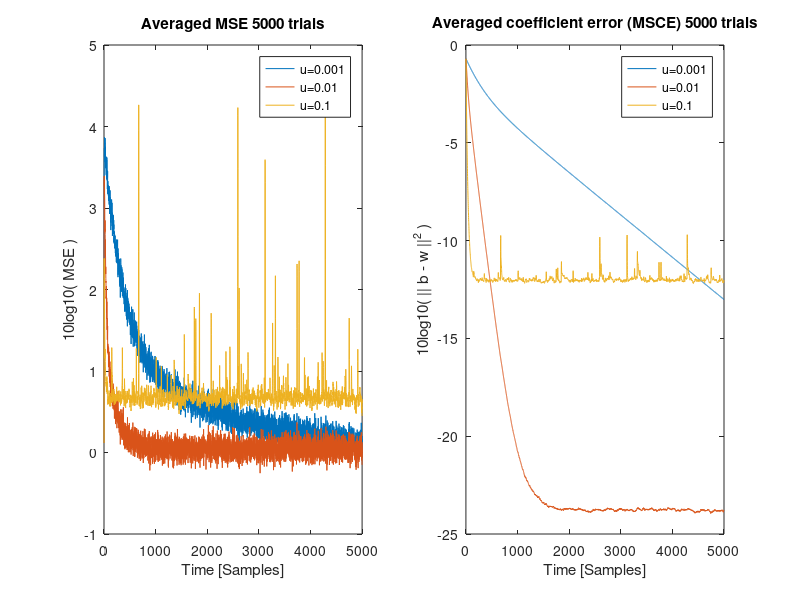

Recreate this plot in MATLAB.
%plots the data gathered from ASP_Part_4_4.m
clc;clear;clf;
load 4.4_0.001.mat 
load 4.4_0.01.mat               
load 4.4_0.1.mat 
%load 4.4_0.2.mat




figure(1);clf;
subplot(1,2,1)
plot([1:4999], 10*log10(mse_0_001), [1:4999], 10*log10(mse_0_01), [1:4999], 10*log10(mse_0_1))
title('Averaged MSE 5000 trials')
xlabel('Time [Samples]')
ylabel('10log10( MSE )')
legend('u=0.001', 'u=0.01', 'u=0.1', 'u=0.2', 'u=0.3')
%ylim([-22, 3])
%xlim([0, 500])

subplot(1,2,2)
plot([1:5000], 10*log10(mce_0_001), [1:5000], 10*log10(mce_0_01), [1:5000], 10*log10(mce_0_1))
title('Averaged coefficient error (MSCE) 5000 trials')
xlabel('Time [Samples]')
ylabel('10log10( || b - w ||^2 )')
legend('u=0.001', 'u=0.01', 'u=0.1', 'u=0.2', 'u=0.3')
%ylim([-22, 3])
%xlim([0, 500])

